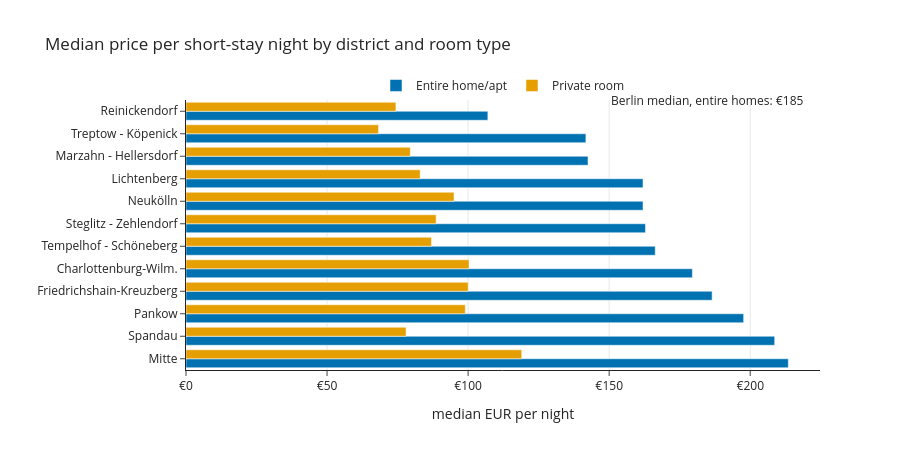

Here is the notebook cell this chart was saved with:
### Markdown cell above
#### Updating a figure after it is drawn

Next we modify the same figure afterwards: `update_xaxes(tickprefix="€")` adds a currency sign, `update_layout(legend=...)` moves the legend above the plot, `add_shape` draws a reference line at the citywide median for entire homes (in "paper" coordinates for y, so it spans the whole plot), and `add_annotation` labels it.

### Code cell
city = two.loc[two["room_type"] == "Entire home/apt", "price"].median()
fig.update_xaxes(tickprefix="€", showgrid=True)
fig.update_layout(legend=dict(title=None, orientation="h", y=1, yanchor="bottom", x=0.5, xanchor="center"))
fig.add_shape(type="line", x0=city, x1=city, y0=0, y1=1, yref="paper", line_dash="dot", line_color="grey")
fig.add_annotation(x=city, y=1, yref="paper", text=f"Berlin median, entire homes: €{city:.0f}", showarrow=False, yshift=10)
fig.show()

### Figure 1 — Plotly figure (JSON) as saved in the notebook; plotly's stock layout.template omitted (floating-point values rounded to 4 significant figures)
{"data": [{"alignmentgroup": "True", "hovertemplate": "room type=Entire home/apt<br>median EUR per night=%{x}<br>=%{y}<extra></extra>", "legendgroup": "Entire home/apt", "marker": {"color": "#0072B2", "pattern": {"shape": ""}}, "name": "Entire home/apt", "offsetgroup": "Entire home/apt", "orientation": "h", "showlegend": true, "textposition": "auto", "type": "bar", "x": [179.5, 186.5, 162.0, 142.5, 213.5, 162.0, 197.7, 107.0, 208.7, 162.9, 166.3, 141.8], "xaxis": "x", "y": ["Charlottenburg-Wilm.", "Friedrichshain-Kreuzberg", "Lichtenberg", "Marzahn - Hellersdorf", "Mitte", "Neukölln", "Pankow", "Reinickendorf", "Spandau", "Steglitz - Zehlendorf", "Tempelhof - Schöneberg", "Treptow - Köpenick"], "yaxis": "y"}, {"alignmentgroup": "True", "hovertemplate": "room type=Private room<br>median EUR per night=%{x}<br>=%{y}<extra></extra>", "legendgroup": "Private room", "marker": {"color": "#E69F00", "pattern": {"shape": ""}}, "name": "Private room", "offsetgroup": "Private room", "orientation": "h", "showlegend": true, "textposition": "auto", "type": "bar", "x": [100.3, 100.0, 83.0, 79.5, 119.0, 95.0, 99.0, 74.4, 78.0, 88.67, 87.0, 68.25], "xaxis": "x", "y": ["Charlottenburg-Wilm.", "Friedrichshain-Kreuzberg", "Lichtenberg", "Marzahn - Hellersdorf", "Mitte", "Neukölln", "Pankow", "Reinickendorf", "Spandau", "Steglitz - Zehlendorf", "Tempelhof - Schöneberg", "Treptow - Köpenick"], "yaxis": "y"}], "layout": {"annotations": [{"showarrow": false, "text": "Berlin median, entire homes: €185", "x": 185.0, "y": 1, "yref": "paper", "yshift": 10}], "barmode": "group", "height": 450, "legend": {"orientation": "h", "title": {}, "tracegroupgap": 0, "x": 0.5, "xanchor": "center", "y": 1, "yanchor": "bottom"}, "shapes": [{"line": {"color": "grey", "dash": "dot"}, "type": "line", "x0": 185.0, "x1": 185.0, "y0": 0, "y1": 1, "yref": "paper"}], "title": {"text": "Median price per short-stay night by district and room type"}, "xaxis": {"anchor": "y", "domain": [0.0, 1.0], "showgrid": true, "tickprefix": "€", "title": {"text": "median EUR per night"}}, "yaxis": {"anchor": "x", "categoryarray": ["Mitte", "Spandau", "Pankow", "Friedrichshain-Kreuzberg", "Charlottenburg-Wilm.", "Tempelhof - Schöneberg", "Steglitz - Zehlendorf", "Neukölln", "Lichtenberg", "Marzahn - Hellersdorf", "Treptow - Köpenick", "Reinickendorf"], "categoryorder": "array", "domain": [0.0, 1.0], "title": {"text": ""}}}}
